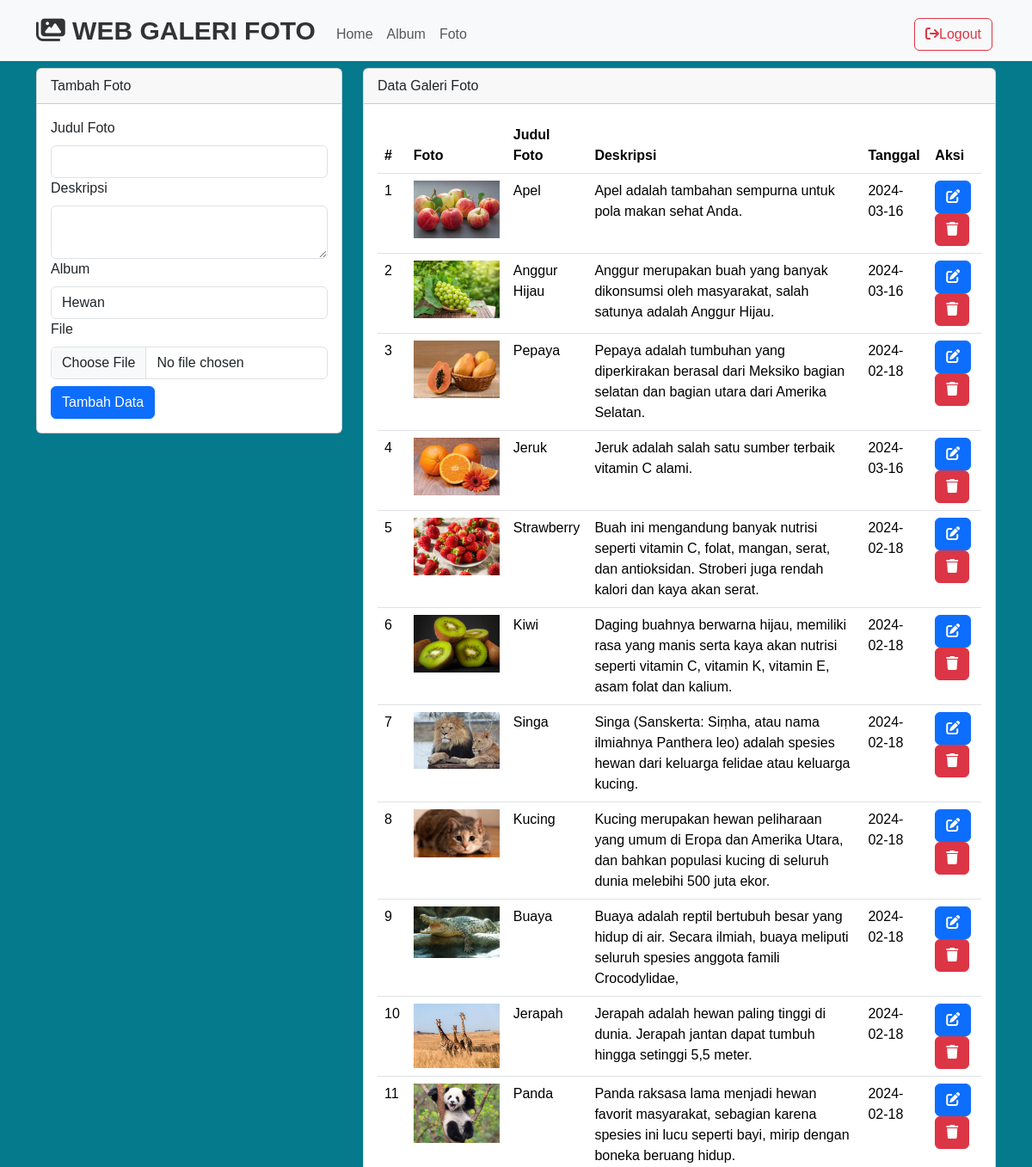
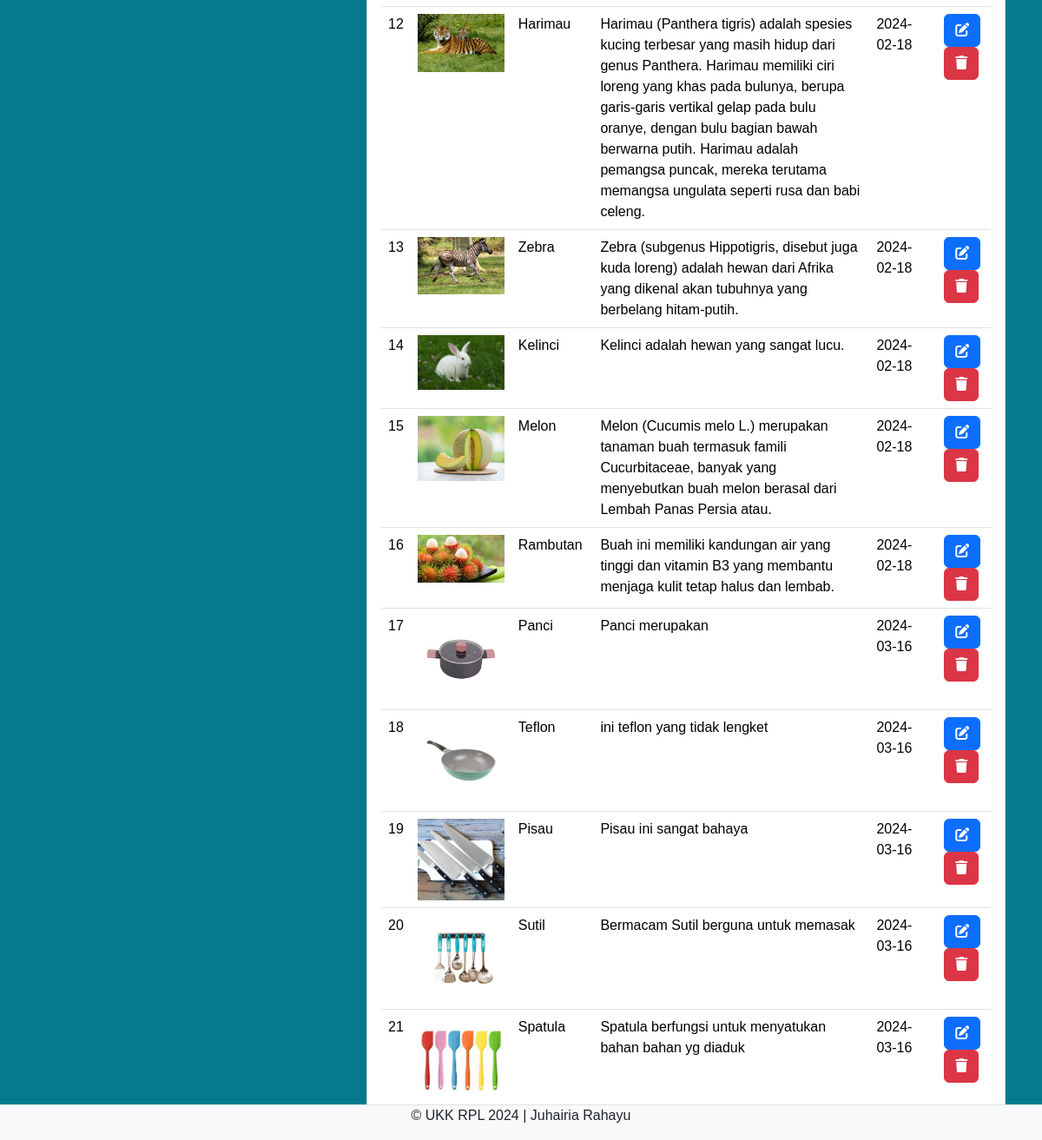
Screenshot of /admin/foto.php (signed in) with the database file from the repository (2 pictures, top to bottom).
### tables this page shows
CREATE TABLE `foto` (
  `fotoid` int(11) NOT NULL,
  `judulfoto` varchar(255) NOT NULL,
  `deskripsifoto` text NOT NULL,
  `tanggalunggah` date NOT NULL,
  `lokasifile` varchar(255) NOT NULL,
  `albumid` int(11) NOT NULL,
  `userid` int(11) NOT NULL
);

### admin/foto.php (the view, shortened to what this page needs)
<?php
include '../config/koneksi.php';
?>
<!DOCTYPE html>
<html lang="en">
<head>
    <link rel="stylesheet" type="text/css" href="../assets/css/bootstrap.min.css">
    <link rel="stylesheet" href="https://cdnjs.cloudflare.com/ajax/libs/font-awesome/6.5.1/css/all.min.css"/>
</head>
<body>
<nav class="navbar navbar-expand-lg bg-body-tertiary">
  <div class="container">
  <a class="navbar-brand" href="index.php">
  <i class="fas fa-images" style="font-size: 30px;"></i>
      WEB GALERI FOTO
    </a>
    <div class="collapse navbar-collapse mt-2" id="navbarNavAltMarkup">
      <div class="navbar-nav me-auto">
      <a href="home.php" class="nav-link">Home</a>
      <a href="album.php" class="nav-link">Album</a>
      <a href="foto.php" class="nav-link">Foto</a>
      </div>
      <a href="../config/aksi_logout.php" class="btn btn-outline-danger m-1"><i class="fa fa-sign-out" aria-hidden="true"></i>Logout</a>
    </div>
  </div>
</nav>
<div class="container">
   <div class="row">
         <div class="col-md-4">
             <div class="card mt-2">
                 <div class="card-header">Tambah Foto</div>
                     <div class="card-body">
                        <form action="../config/aksi_foto.php" method="POST" enctype="multipart/form-data">
                            <label class="form-label">Judul Foto</label>
                            <input type="text" name="judulfoto" class="form-control" required>
                            <label class="form-label">Deskripsi</label>
                            <textarea class="form-control" name="deskripsifoto" required></textarea>
                            <label class="form-label">Album</label>
                            <select class="form-control" name="albumid">
                               <?php
                               $userid = $_SESSION['userid'];
                               $sql_album = mysqli_query($koneksi, "SELECT * FROM album WHERE userid='$userid'");
                               while($data_album = mysqli_fetch_array($sql_album)){ ?>
                                <option value="<?php echo $data_album['albumid'] ?>"><?php echo $data_album['namaalbum'] ?>
                                </option>
                                <?php } ?>
                            </select>
                            <label class="form-label">File</label>
                            <input type="file" class="form-control" name="lokasifile" required>
                            <button type="submit" class="btn btn-primary mt-2" name="tambah">Tambah Data</button>
                        </form>
                     </div>
             </div>
         </div>
         <div class="col-md-8">
             <div class="card mt-2">
                 <div class="card-header">Data Galeri Foto</div>
                 <div class="card-body">
                    <table class="table">
                        <thead>
                           <tr>
                            <th>#</th>
                            <th>Foto</th>
                            <th>Judul Foto</th>
                            <th>Deskripsi</th>
                            <th>Tanggal</th>
                            <th>Aksi</th>
                           </tr>
                        </thead>
                        <tbody>
                            <?php
                            $no = 1;
                            $userid = $_SESSION['userid'];
                            $sql = mysqli_query($koneksi,"SELECT * FROM foto WHERE userid='$userid'");
                            while($data = mysqli_fetch_array($sql)){
                            ?>
                            <tr>
                                <td><?php echo $no++ ?></td>
                                <td><img src="../assets/img/<?php echo $data['lokasifile'] ?>" width="100"></td>
                                <td><?php echo $data['judulfoto'] ?></td>
                                <td><?php echo $data['deskripsifoto'] ?></td>
                                <td><?php echo $data['tanggalunggah'] ?></td>
                                <td>
                                <button type="button" class="btn btn-primary" data-bs-toggle="modal" data-bs-target="#edit<?php echo $data['fotoid'] ?>">
                                <i class="fas fa-edit"></i>
                                </button>
                                <button type="button" class="btn btn-danger" data-bs-toggle="modal" data-bs-target="#hapus<?php echo $data['fotoid'] ?>">
                                <i class="fa fa-trash" aria-hidden="true"></i>
                                </button>
                                </td>
                            </tr>
                               <?php } ?>
                        </tbody>
                    </table>
                 </div>
             </div>
         </div>
   </div>
</div>
<footer class="d-flex justify-content-center border-top mt-3 bg-light fixed-bottom">
    <p>&copy; UKK RPL 2024 | Juhairia Rahayu</p>
</footer>
</body>
</html>

### admin/foto.php (style rules this page uses)
body { background-size: cover; background: #057a8d 64%; height: 100vh; margin: 0; font-family: sans-serif; }
.navbar-brand { font-size: 30px; font-weight: bold; text-decoration: none; color: #333; }

### rows the page displays
foto: lokasifile (picture), judulfoto "Apel", deskripsifoto "Apel adalah tambahan sempurna untuk pola makan sehat Anda.", tanggalunggah "2024-03-16"
foto: lokasifile (picture), judulfoto "Anggur Hijau", deskripsifoto "Anggur merupakan buah yang banyak dikonsumsi oleh masyarakat, salah satunya adalah Anggur Hijau.", tanggalunggah "2024-03-16"
foto: lokasifile (picture), judulfoto "Pepaya", deskripsifoto "Pepaya adalah tumbuhan yang diperkirakan berasal dari Meksiko bagian selatan dan bagian utara dari Amerika Selatan.", tanggalunggah "2024-02-18"
foto: lokasifile (picture), judulfoto "Jeruk", deskripsifoto "Jeruk adalah salah satu sumber terbaik vitamin C alami.", tanggalunggah "2024-03-16"
foto: lokasifile (picture), judulfoto "Strawberry", deskripsifoto "Buah ini mengandung banyak nutrisi seperti vitamin C, folat, mangan, serat, dan antioksidan. Stroberi juga rendah kalori dan kaya akan serat.", tanggalunggah "2024-02-18"
foto: lokasifile (picture), judulfoto "Kiwi", deskripsifoto "Daging buahnya berwarna hijau, memiliki rasa yang manis serta kaya akan nutrisi seperti vitamin C, vitamin K, vitamin E, asam folat dan kalium.", tanggalunggah "2024-02-18"
foto: lokasifile (picture), judulfoto "Singa", deskripsifoto "Singa (Sanskerta: Siṃha, atau nama ilmiahnya Panthera leo) adalah spesies hewan dari keluarga felidae atau keluarga kucing.", tanggalunggah "2024-02-18"
foto: lokasifile (picture), judulfoto "Kucing", deskripsifoto "Kucing merupakan hewan peliharaan yang umum di Eropa dan Amerika Utara, dan bahkan populasi kucing di seluruh dunia melebihi 500 juta ekor.", tanggalunggah "2024-02-18"
foto: lokasifile (picture), judulfoto "Buaya", deskripsifoto "Buaya adalah reptil bertubuh besar yang hidup di air. Secara ilmiah, buaya meliputi seluruh spesies anggota famili Crocodylidae,", tanggalunggah "2024-02-18"
foto: lokasifile (picture), judulfoto "Jerapah", deskripsifoto "Jerapah adalah hewan paling tinggi di dunia. Jerapah jantan dapat tumbuh hingga setinggi 5,5 meter.", tanggalunggah "2024-02-18"
foto: lokasifile (picture), judulfoto "Panda", deskripsifoto "Panda raksasa lama menjadi hewan favorit masyarakat, sebagian karena spesies ini lucu seperti bayi, mirip dengan boneka beruang hidup.", tanggalunggah "2024-02-18"
foto: lokasifile (picture), judulfoto "Harimau", deskripsifoto "Harimau (Panthera tigris) adalah spesies kucing terbesar yang masih hidup dari genus Panthera. Harimau memiliki ciri loreng yang khas pada bulunya, berupa garis-garis vertikal gelap pada bulu oranye, dengan bulu bagian bawah berwarna putih. Harimau adalah pemangsa puncak, mereka terutama memangsa ungulata seperti rusa dan babi celeng.", tanggalunggah "2024-02-18"
foto: lokasifile (picture), judulfoto "Zebra", deskripsifoto "Zebra (subgenus Hippotigris, disebut juga kuda loreng) adalah hewan dari Afrika yang dikenal akan tubuhnya yang berbelang hitam-putih.", tanggalunggah "2024-02-18"
foto: lokasifile (picture), judulfoto "Kelinci", deskripsifoto "Kelinci adalah hewan yang sangat lucu.", tanggalunggah "2024-02-18"
foto: lokasifile (picture), judulfoto "Melon", deskripsifoto "Melon (Cucumis melo L.) merupakan tanaman buah termasuk famili Cucurbitaceae, banyak yang menyebutkan buah melon berasal dari Lembah Panas Persia atau.", tanggalunggah "2024-02-18"
foto: lokasifile (picture), judulfoto "Rambutan", deskripsifoto "Buah ini memiliki kandungan air yang tinggi dan vitamin B3 yang membantu menjaga kulit tetap halus dan lembab.", tanggalunggah "2024-02-18"
foto: lokasifile (picture), judulfoto "Panci", deskripsifoto "Panci merupakan", tanggalunggah "2024-03-16"
foto: lokasifile (picture), judulfoto "Teflon", deskripsifoto "ini teflon yang tidak lengket", tanggalunggah "2024-03-16"
foto: lokasifile (picture), judulfoto "Pisau", deskripsifoto "Pisau ini sangat bahaya", tanggalunggah "2024-03-16"
foto: lokasifile (picture), judulfoto "Sutil", deskripsifoto "Bermacam Sutil berguna untuk memasak", tanggalunggah "2024-03-16"
foto: lokasifile (picture), judulfoto "Spatula", deskripsifoto "Spatula berfungsi untuk menyatukan bahan bahan yg diaduk", tanggalunggah "2024-03-16"

### other values shown
form field albumid "Hewan"
